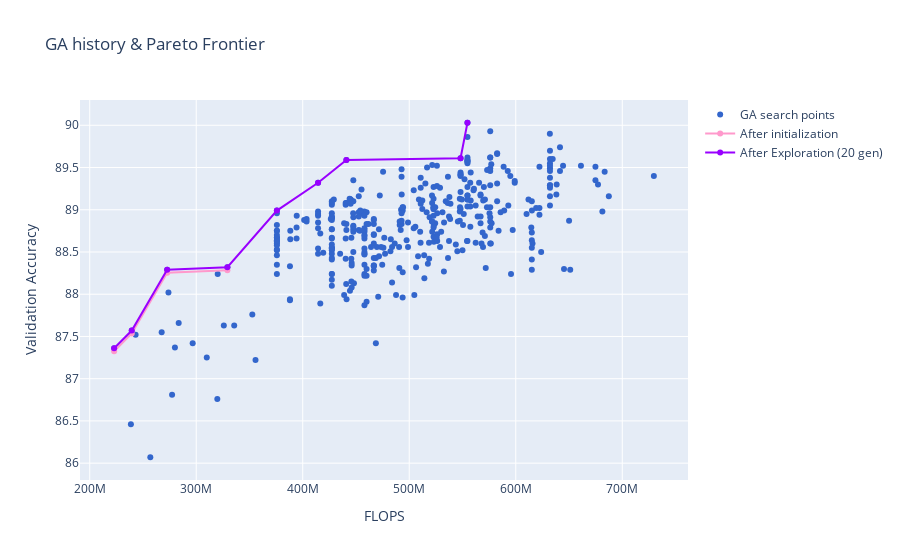

Notebook code cell kept with this figure:
### Code cell
# Plot
# [Reference - RGB color] http://www.n2n.pe.kr/lev-1/color.htm
fig = go.Figure()

# Add traces
fig.add_trace(go.Scatter(x=x_all[:], y=y_all[:],  # 100, 200, 300, 400
                    mode='markers',
                    name='GA search points',
                    marker_color='rgb(051, 102, 204)'
                ))


fig.add_trace(go.Scatter(x=pareto_front_list[0][:, 1], y=pareto_front_list[0][:, 0]-0.035,
                    mode='lines+markers',
                    name='After initialization',
                    line_color='rgb(255, 153, 204)' 
                ))

fig.add_trace(go.Scatter(x=pareto_front_list[1][:, 1], y=pareto_front_list[1][:, 0],
                    mode='lines+markers',
                    name='After Exploration (20 gen)',
                    line_color='rgb(153, 000, 255)'  
                ))

fig.update_layout(title='GA search history & Pareto Frontier',

                  xaxis_title='FLOPS',
                  yaxis_title='Validation Accuracy',
                  
                  yaxis_zeroline=False, xaxis_zeroline=False)

fig.update_layout(title='GA history & Pareto Frontier',

                  xaxis_title='FLOPS',
                  yaxis_title='Validation Accuracy',
                  
                  yaxis_zeroline=False, xaxis_zeroline=False)


fig.show()

### Figure 1 — Plotly figure (JSON) as saved in the notebook; plotly's stock layout.template omitted (floating-point values rounded to 4 significant figures; data arrays with more than 128 entries replaced by an {"elided": "..."} marker saying what was removed)
{"data": [{"marker": {"color": "rgb(051, 102, 204)"}, "mode": "markers", "name": "GA search points", "type": "scatter", "x": {"elided": "400 int values"}, "y": {"elided": "400 float values"}}, {"line": {"color": "rgb(255, 153, 204)"}, "mode": "lines+markers", "name": "After initialization", "type": "scatter", "x": [222941296, 239474800, 272711552, 329265920], "y": [87.33, 87.53, 88.26, 88.28]}, {"line": {"color": "rgb(153, 000, 255)"}, "mode": "lines+markers", "name": "After Exploration (20 gen)", "type": "scatter", "x": [222941296, 239474800, 272711552, 329265920, 375730304, 414405248, 440997760, 548163072, 554664704], "y": [87.36, 87.57, 88.29, 88.32, 88.99, 89.32, 89.59, 89.61, 90.03]}], "layout": {"title": {"text": "GA history & Pareto Frontier"}, "xaxis": {"title": {"text": "FLOPS"}, "zeroline": false}, "yaxis": {"title": {"text": "Validation Accuracy"}, "zeroline": false}}}
